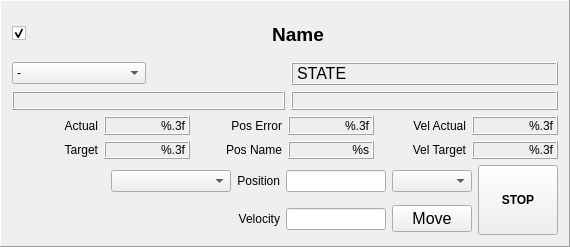
<?xml version="1.0" encoding="UTF-8"?>
<ui version="4.0">
 <class>Frame</class>
 <widget class="QFrame" name="Frame">
  <property name="geometry">
   <rect>
    <x>0</x>
    <y>0</y>
    <width>570</width>
    <height>247</height>
   </rect>
  </property>
  <property name="minimumSize">
   <size>
    <width>570</width>
    <height>247</height>
   </size>
  </property>
  <property name="windowTitle">
   <string>Frame</string>
  </property>
  <property name="frameShape">
   <enum>QFrame::Panel</enum>
  </property>
  <property name="frameShadow">
   <enum>QFrame::Raised</enum>
  </property>
  <layout class="QGridLayout" name="gridLayout_4">
   <item row="0" column="0">
    <layout class="QVBoxLayout" name="verticalLayout">
     <item>
      <layout class="QHBoxLayout" name="horizontalLayout">
       <item>
        <widget class="QCheckBox" name="check">
         <property name="maximumSize">
          <size>
           <width>20</width>
           <height>16777215</height>
          </size>
         </property>
         <property name="text">
          <string/>
         </property>
         <property name="checked">
          <bool>true</bool>
         </property>
        </widget>
       </item>
       <item>
        <widget class="QLabel" name="name">
         <property name="sizeIncrement">
          <size>
           <width>0</width>
           <height>25</height>
          </size>
         </property>
         <property name="font">
          <font>
           <pointsize>14</pointsize>
           <weight>75</weight>
           <bold>true</bold>
          </font>
         </property>
         <property name="styleSheet">
          <string notr="true">border-bottom: 1px solid black</string>
         </property>
         <property name="text">
          <string>Name</string>
         </property>
         <property name="alignment">
          <set>Qt::AlignCenter</set>
         </property>
        </widget>
       </item>
      </layout>
     </item>
     <item>
      <layout class="QGridLayout" name="gridLayout_3">
       <item row="1" column="2" colspan="2">
        <widget class="QLabel" name="feedback">
         <property name="font">
          <font>
           <pointsize>10</pointsize>
          </font>
         </property>
         <property name="frameShape">
          <enum>QFrame::Box</enum>
         </property>
         <property name="frameShadow">
          <enum>QFrame::Raised</enum>
         </property>
         <property name="text">
          <string/>
         </property>
         <property name="alignment">
          <set>Qt::AlignCenter</set>
         </property>
        </widget>
       </item>
       <item row="1" column="0" colspan="2">
        <widget class="QLabel" name="error_txt">
         <property name="font">
          <font>
           <pointsize>10</pointsize>
          </font>
         </property>
         <property name="frameShape">
          <enum>QFrame::Box</enum>
         </property>
         <property name="frameShadow">
          <enum>QFrame::Raised</enum>
         </property>
         <property name="text">
          <string/>
         </property>
         <property name="alignment">
          <set>Qt::AlignCenter</set>
         </property>
        </widget>
       </item>
       <item row="0" column="0">
        <widget class="QComboBox" name="state_action">
         <item>
          <property name="text">
           <string>-</string>
          </property>
         </item>
         <item>
          <property name="text">
           <string>INIT</string>
          </property>
         </item>
         <item>
          <property name="text">
           <string>ENABLE</string>
          </property>
         </item>
         <item>
          <property name="text">
           <string>DISABLE</string>
          </property>
         </item>
         <item>
          <property name="text">
           <string>RESET</string>
          </property>
         </item>
        </widget>
       </item>
       <item row="0" column="2" colspan="2">
        <widget class="QLabel" name="state">
         <property name="font">
          <font>
           <pointsize>12</pointsize>
          </font>
         </property>
         <property name="frameShape">
          <enum>QFrame::Box</enum>
         </property>
         <property name="frameShadow">
          <enum>QFrame::Raised</enum>
         </property>
         <property name="text">
          <string>STATE</string>
         </property>
         <property name="alignment">
          <set>Qt::AlignLeading|Qt::AlignLeft|Qt::AlignVCenter</set>
         </property>
        </widget>
       </item>
      </layout>
     </item>
     <item>
      <layout class="QGridLayout" name="gridLayout_2">
       <item row="1" column="0">
        <widget class="QLabel" name="label_7">
         <property name="text">
          <string>Target</string>
         </property>
         <property name="alignment">
          <set>Qt::AlignRight|Qt::AlignTrailing|Qt::AlignVCenter</set>
         </property>
        </widget>
       </item>
       <item row="1" column="1">
        <widget class="QLabel" name="pos_target">
         <property name="font">
          <font>
           <pointsize>9</pointsize>
          </font>
         </property>
         <property name="frameShape">
          <enum>QFrame::Box</enum>
         </property>
         <property name="frameShadow">
          <enum>QFrame::Raised</enum>
         </property>
         <property name="text">
          <string extracomment="Pos Target">%.3f</string>
         </property>
         <property name="alignment">
          <set>Qt::AlignRight|Qt::AlignTrailing|Qt::AlignVCenter</set>
         </property>
        </widget>
       </item>
       <item row="1" column="4">
        <widget class="QLabel" name="label_9">
         <property name="text">
          <string>Vel Target</string>
         </property>
         <property name="alignment">
          <set>Qt::AlignRight|Qt::AlignTrailing|Qt::AlignVCenter</set>
         </property>
        </widget>
       </item>
       <item row="0" column="1">
        <widget class="QLabel" name="pos_actual">
         <property name="font">
          <font>
           <pointsize>9</pointsize>
          </font>
         </property>
         <property name="frameShape">
          <enum>QFrame::Box</enum>
         </property>
         <property name="frameShadow">
          <enum>QFrame::Raised</enum>
         </property>
         <property name="text">
          <string>%.3f</string>
         </property>
         <property name="alignment">
          <set>Qt::AlignRight|Qt::AlignTrailing|Qt::AlignVCenter</set>
         </property>
        </widget>
       </item>
       <item row="0" column="2">
        <widget class="QLabel" name="label_2">
         <property name="text">
          <string>Pos Error</string>
         </property>
         <property name="alignment">
          <set>Qt::AlignRight|Qt::AlignTrailing|Qt::AlignVCenter</set>
         </property>
        </widget>
       </item>
       <item row="0" column="4">
        <widget class="QLabel" name="label_8">
         <property name="text">
          <string>Vel Actual</string>
         </property>
         <property name="alignment">
          <set>Qt::AlignRight|Qt::AlignTrailing|Qt::AlignVCenter</set>
         </property>
        </widget>
       </item>
       <item row="0" column="0">
        <widget class="QLabel" name="label_6">
         <property name="text">
          <string>Actual</string>
         </property>
         <property name="alignment">
          <set>Qt::AlignRight|Qt::AlignTrailing|Qt::AlignVCenter</set>
         </property>
        </widget>
       </item>
       <item row="0" column="3">
        <widget class="QLabel" name="pos_error">
         <property name="font">
          <font>
           <pointsize>9</pointsize>
          </font>
         </property>
         <property name="frameShape">
          <enum>QFrame::Box</enum>
         </property>
         <property name="frameShadow">
          <enum>QFrame::Raised</enum>
         </property>
         <property name="text">
          <string>%.3f</string>
         </property>
         <property name="alignment">
          <set>Qt::AlignRight|Qt::AlignTrailing|Qt::AlignVCenter</set>
         </property>
        </widget>
       </item>
       <item row="0" column="5">
        <widget class="QLabel" name="vel_actual">
         <property name="font">
          <font>
           <pointsize>9</pointsize>
          </font>
         </property>
         <property name="frameShape">
          <enum>QFrame::Box</enum>
         </property>
         <property name="frameShadow">
          <enum>QFrame::Raised</enum>
         </property>
         <property name="text">
          <string extracomment="Pos Target">%.3f</string>
         </property>
         <property name="alignment">
          <set>Qt::AlignRight|Qt::AlignTrailing|Qt::AlignVCenter</set>
         </property>
        </widget>
       </item>
       <item row="1" column="5">
        <widget class="QLabel" name="vel_target">
         <property name="font">
          <font>
           <pointsize>9</pointsize>
          </font>
         </property>
         <property name="frameShape">
          <enum>QFrame::Box</enum>
         </property>
         <property name="frameShadow">
          <enum>QFrame::Raised</enum>
         </property>
         <property name="text">
          <string extracomment="Pos Target">%.3f</string>
         </property>
         <property name="alignment">
          <set>Qt::AlignRight|Qt::AlignTrailing|Qt::AlignVCenter</set>
         </property>
        </widget>
       </item>
       <item row="1" column="3">
        <widget class="QLabel" name="posname">
         <property name="font">
          <font>
           <pointsize>9</pointsize>
          </font>
         </property>
         <property name="frameShape">
          <enum>QFrame::Box</enum>
         </property>
         <property name="frameShadow">
          <enum>QFrame::Raised</enum>
         </property>
         <property name="text">
          <string>%s</string>
         </property>
         <property name="alignment">
          <set>Qt::AlignRight|Qt::AlignTrailing|Qt::AlignVCenter</set>
         </property>
        </widget>
       </item>
       <item row="1" column="2">
        <widget class="QLabel" name="label_5">
         <property name="text">
          <string>Pos Name</string>
         </property>
         <property name="alignment">
          <set>Qt::AlignRight|Qt::AlignTrailing|Qt::AlignVCenter</set>
         </property>
        </widget>
       </item>
      </layout>
     </item>
     <item>
      <layout class="QGridLayout" name="gridLayout">
       <item row="0" column="4">
        <widget class="QLabel" name="label_4">
         <property name="text">
          <string>Position</string>
         </property>
         <property name="alignment">
          <set>Qt::AlignRight|Qt::AlignTrailing|Qt::AlignVCenter</set>
         </property>
        </widget>
       </item>
       <item row="0" column="5">
        <widget class="QLineEdit" name="input_pos_target">
         <property name="maximumSize">
          <size>
           <width>100</width>
           <height>16777215</height>
          </size>
         </property>
         <property name="alignment">
          <set>Qt::AlignRight|Qt::AlignTrailing|Qt::AlignVCenter</set>
         </property>
        </widget>
       </item>
       <item row="0" column="6">
        <widget class="QComboBox" name="move_mode"/>
       </item>
       <item row="1" column="6">
        <widget class="QPushButton" name="move">
         <property name="font">
          <font>
           <pointsize>12</pointsize>
          </font>
         </property>
         <property name="text">
          <string>Move</string>
         </property>
        </widget>
       </item>
       <item row="1" column="5">
        <widget class="QLineEdit" name="input_velocity">
         <property name="maximumSize">
          <size>
           <width>100</width>
           <height>16777215</height>
          </size>
         </property>
         <property name="alignment">
          <set>Qt::AlignRight|Qt::AlignTrailing|Qt::AlignVCenter</set>
         </property>
        </widget>
       </item>
       <item row="1" column="4">
        <widget class="QLabel" name="label_3">
         <property name="text">
          <string>Velocity</string>
         </property>
         <property name="alignment">
          <set>Qt::AlignRight|Qt::AlignTrailing|Qt::AlignVCenter</set>
         </property>
        </widget>
       </item>
       <item row="0" column="0">
        <spacer name="horizontalSpacer">
         <property name="orientation">
          <enum>Qt::Horizontal</enum>
         </property>
         <property name="sizeHint" stdset="0">
          <size>
           <width>40</width>
           <height>20</height>
          </size>
         </property>
        </spacer>
       </item>
       <item row="0" column="7" rowspan="2">
        <widget class="QPushButton" name="stop">
         <property name="minimumSize">
          <size>
           <width>0</width>
           <height>70</height>
          </size>
         </property>
         <property name="font">
          <font>
           <weight>75</weight>
           <bold>true</bold>
          </font>
         </property>
         <property name="text">
          <string>STOP</string>
         </property>
        </widget>
       </item>
       <item row="0" column="2">
        <widget class="QComboBox" name="move_by_posname">
         <property name="minimumSize">
          <size>
           <width>120</width>
           <height>0</height>
          </size>
         </property>
        </widget>
       </item>
      </layout>
     </item>
    </layout>
   </item>
  </layout>
 </widget>
 <resources/>
 <connections/>
</ui>
